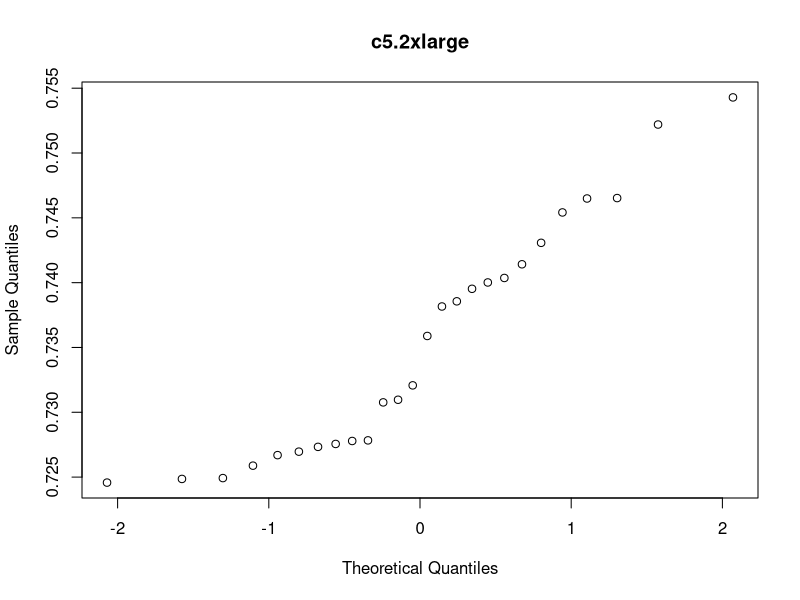
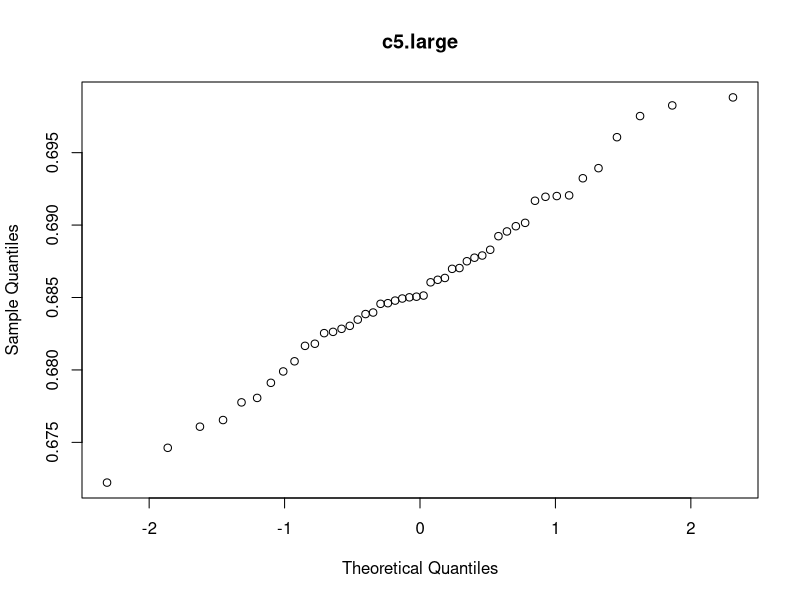
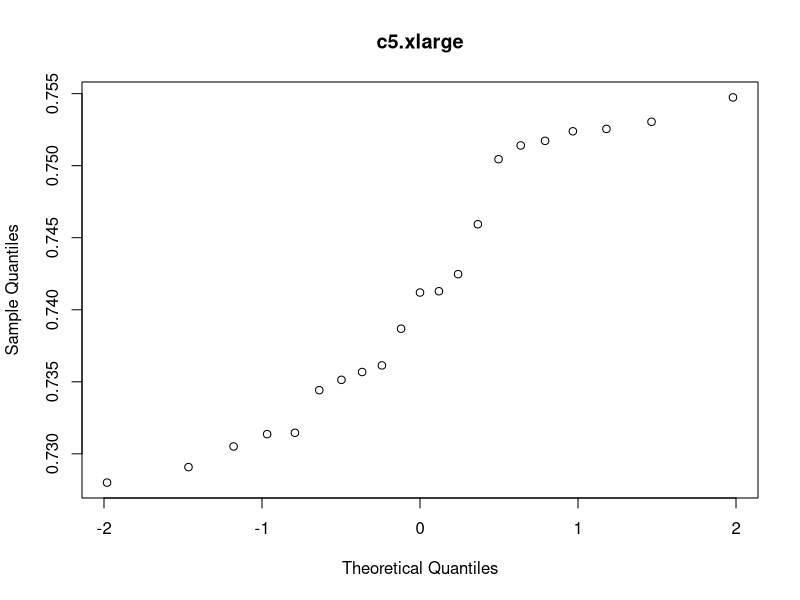
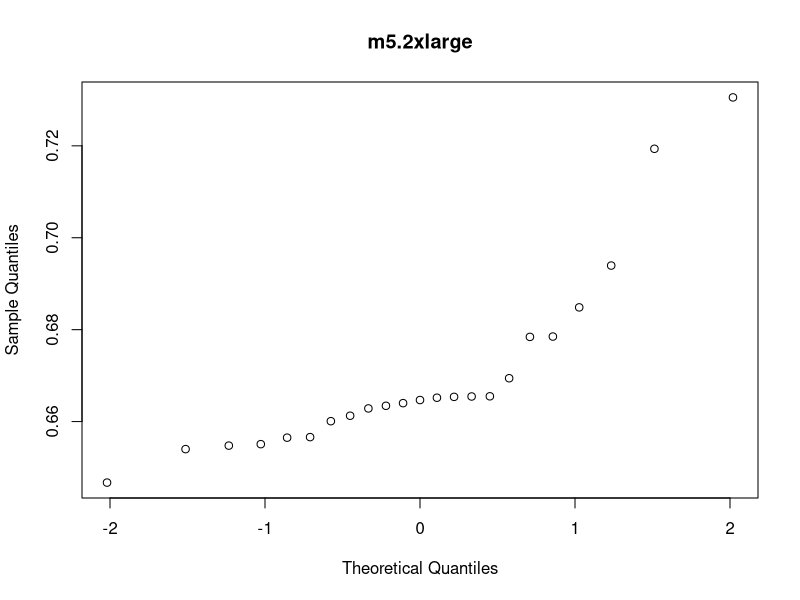
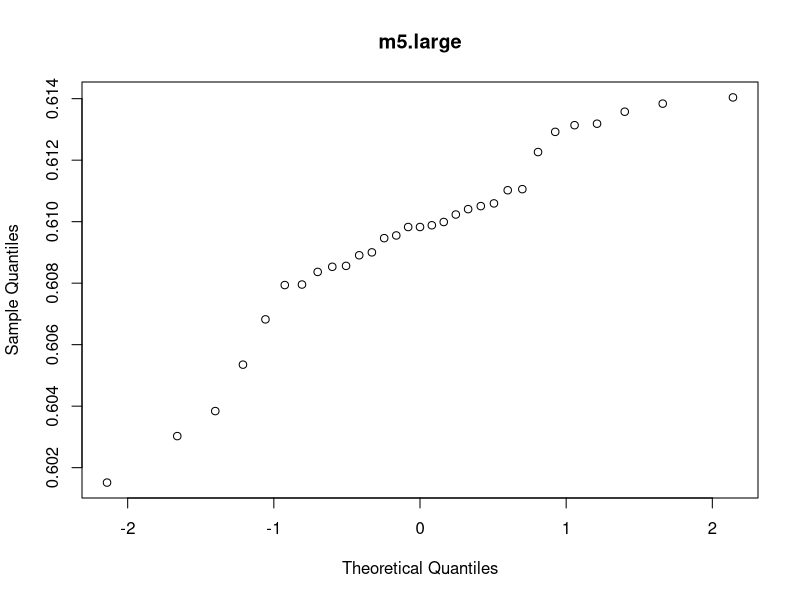
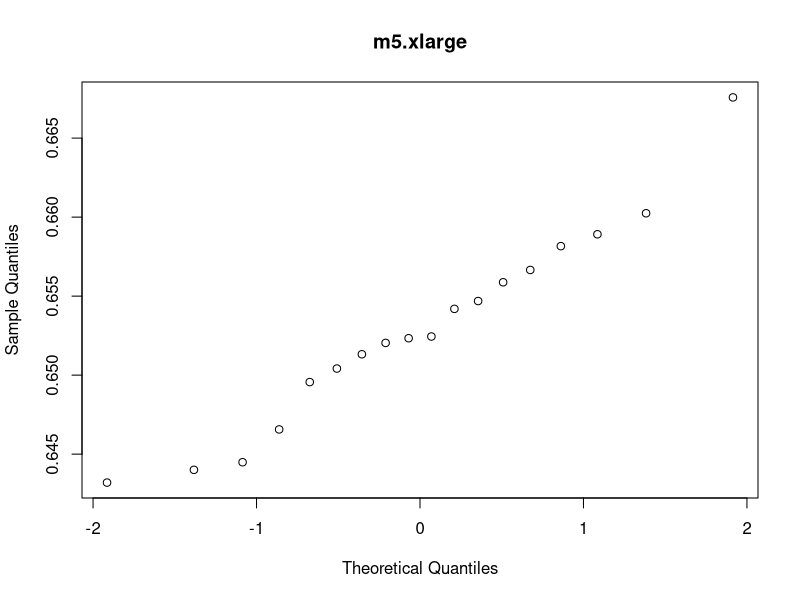
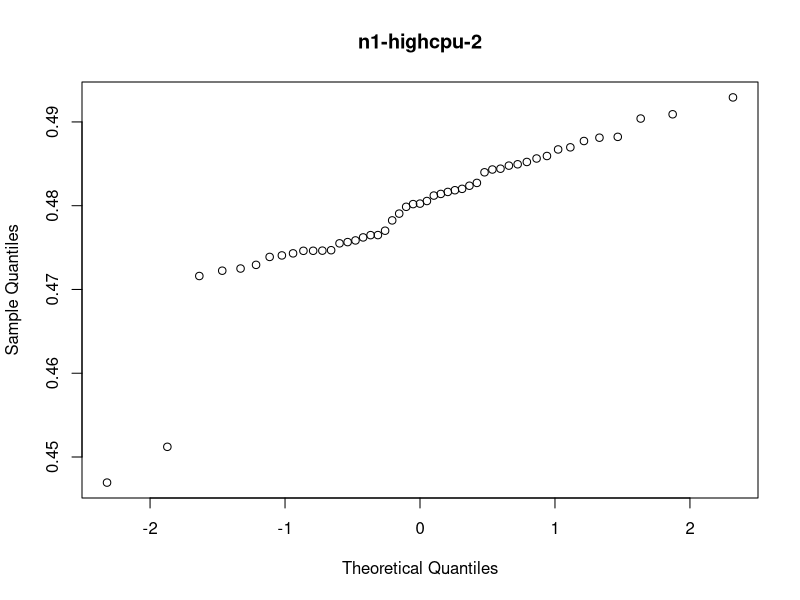
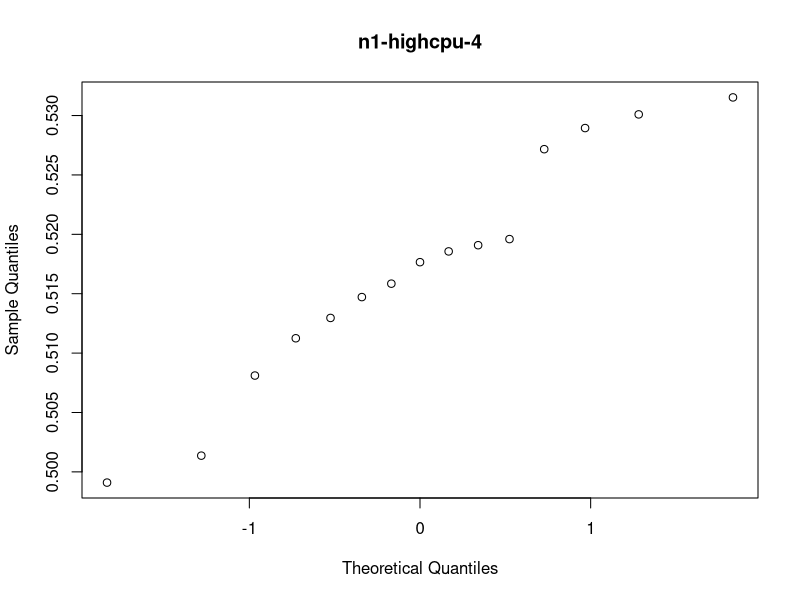

Generate these figures, in order, with R:
library(ggplot2)

logs <- read.csv("vbench_results.csv")
logs$instance <- as.factor(logs$instance)
instance_types <- levels(logs$instance)

remove_square_brackets <- function(string, edge_length=1) {
  return(substr(string, 1+edge_length, nchar(string)-(edge_length)))
}

logs$cpu <- vapply(as.character(logs$cpu), function(x) return(strtoi(remove_square_brackets(x))), c(1))
google_logs = logs[logs$provider == "['google']",]
aws_logs = logs[logs$provider == "['aws']",]


ns <- c()
## Score
score_means = c()
score_sds = c()
score_relsds = c()

for (i in instance_types) {
  print(i)
  ns <- c(ns, nrow(logs[logs$instance==i,]))
  s_mean <- mean(logs[logs$instance==i,]$score)
  s_sd <- sd(logs[logs$instance==i,]$score)
  print(paste("Mean:", s_mean))
  score_means <- c(score_means, s_mean)
  print(paste("SD:", s_sd))
  score_sds <- c(score_sds, s_sd)
  score_relsds <- c(score_relsds, s_sd/s_mean)
  qqnorm(logs[logs$instance==i,]$score, main=i)
  print(shapiro.test(logs[logs$instance==i,]$score))
}

ggplot(logs, aes(score)) +
  geom_histogram() +
  facet_wrap(~instance)

names(score_means) <- instance_types
names(score_sds) <- instance_types
names(score_relsds) <- instance_types 

ggplot(logs, aes(as.factor(cpu), score, color=provider)) +
  geom_boxplot() + 
  facet_grid(cols=vars(type), scales="free_y")

ggplot(logs, aes(as.factor(cpu), score)) +
  geom_boxplot() + 
  facet_grid(rows=vars(provider), cols=vars(type), scales="free_y")

ggplot(google_logs, aes(as.factor(cpu), score)) +
  geom_boxplot() + 
  facet_grid(cols=vars(type))
ggplot(aws_logs, aes(as.factor(cpu), score)) +
  geom_boxplot() + 
  facet_grid(cols=vars(type))

ggplot(logs, aes(score, color=as.factor(cpu))) +
  geom_freqpoly(aes(y=..density..), alpha=0.7) +
  facet_grid(rows=vars(provider), cols=vars(type))

ggplot(logs, aes(x=cpu, y=score, shape=provider, color=type)) + geom_point(size=3)


### Score/price
value_means = c()
value_sds = c()
value_relsds = c()

for (i in instance_types) {
  print(i)
  v_mean <- mean(logs[logs$instance==i,]$value)
  v_sd <- sd(logs[logs$instance==i,]$value)
  print(paste("Mean:", v_mean))
  value_means <- c(value_means, v_mean)
  print(paste("SD:", v_sd))
  value_sds <- c(value_sds, v_sd)
  value_relsds <- c(value_relsds, v_sd/v_mean)
}

names(value_means) <- instance_types
names(value_sds) <- instance_types
names(value_relsds) <- instance_types 

ggplot(logs, aes(as.factor(cpu), value, color=provider)) +
  geom_boxplot() + 
  facet_grid(cols=vars(type), scales="free_y")

ggplot(logs, aes(as.factor(cpu), value)) +
  geom_boxplot() + 
  facet_grid(rows=vars(provider), cols=vars(type), scales="free_y")

ggplot(google_logs, aes(as.factor(cpu), value)) +
  geom_boxplot() + 
  facet_grid(cols=vars(type))

ggplot(aws_logs, aes(as.factor(cpu), value)) +
  geom_boxplot() + 
  facet_grid(cols=vars(type))


ggplot(logs, aes(value, color=as.factor(cpu))) +
  geom_freqpoly(aes(y=..density..), alpha=0.7) +
  facet_grid(rows=vars(provider), cols=vars(type))

ggplot(logs, aes(value, color=as.factor(cpu))) +
  geom_histogram(aes(y=..density..), alpha=0.7) +
  facet_grid(rows=vars(provider), cols=vars(type))

ggplot(logs, aes(x=cpu, y=value, shape=provider, color=type)) + geom_point(size=3)

